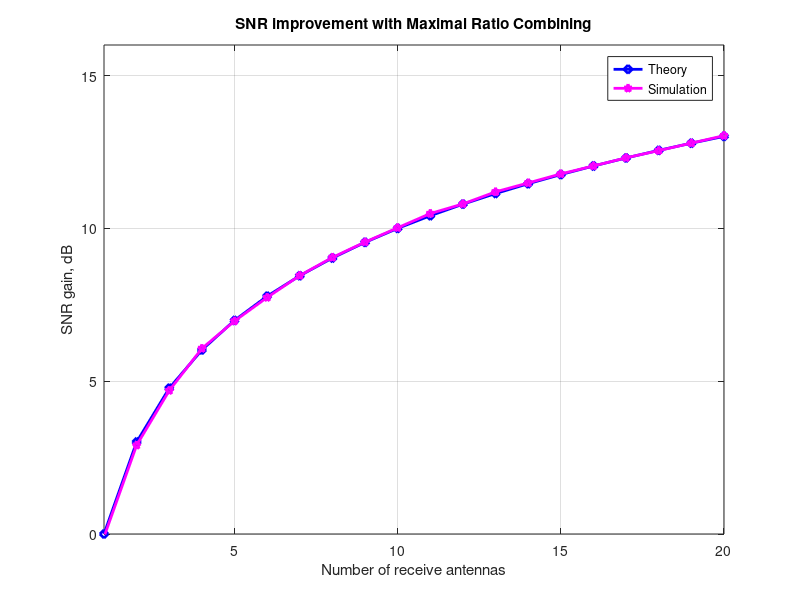

Source code (MATLAB):
clear

N = 10^3; % number of bits or symbols

% Transmitter
bits = rand(1,N)>0.5; % generating 0,1 with equal probability
symbols = 2*bits-1; % BPSK modulation 0 -> -1; 1 -> 0

numRx = [1:20];
EbN0dB = [25]; % multiple Eb/N0 values

for jj = 1:length(numRx)

    for ii = 1:length(EbN0dB)

        noise = 1/sqrt(2)*[randn(numRx(jj),N) + 1i*randn(numRx(jj),N)]; % white Gaussian noise, 0dB variance
        channel = 1/sqrt(2)*[randn(numRx(jj),N) + 1i*randn(numRx(jj),N)]; % Rayleigh channel

        % Channel and noise addition
        symbolMatrix = kron(ones(numRx(jj),1),symbols);%symbolMatrix = 1;
        receivedSignal = channel.*symbolMatrix + 10^(-EbN0dB(ii)/20)*noise;

        % Maximal ratio combining
        combinedSignal = sum(conj(channel).*receivedSignal,1);

        % Effective SNR
        EbN0EffSim(ii,jj) = mean(abs(combinedSignal));
        EbN0EffTheory(ii,jj) = numRx(jj);

    end

end

close all
figure
plot(numRx, 10*log10(EbN0EffTheory), 'bd-', 'LineWidth', 2);
hold on
plot(numRx, 10*log10(EbN0EffSim), 'mp-', 'LineWidth', 2);
axis([1 20 0 16])
grid on
legend('Theory', 'Simulation');
xlabel('Number of receive antennas');
ylabel('SNR gain, dB');
title('SNR improvement with Maximal Ratio Combining');
